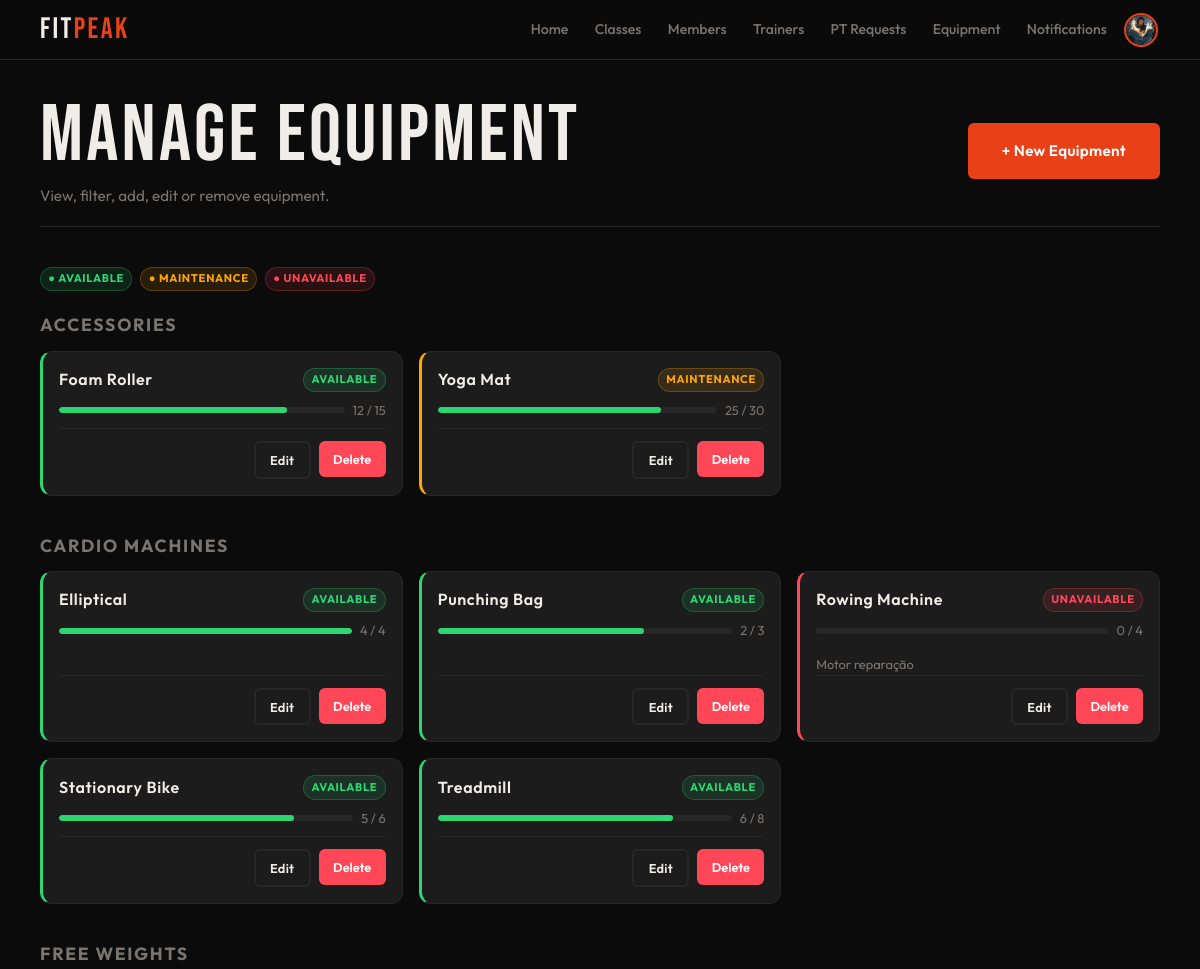
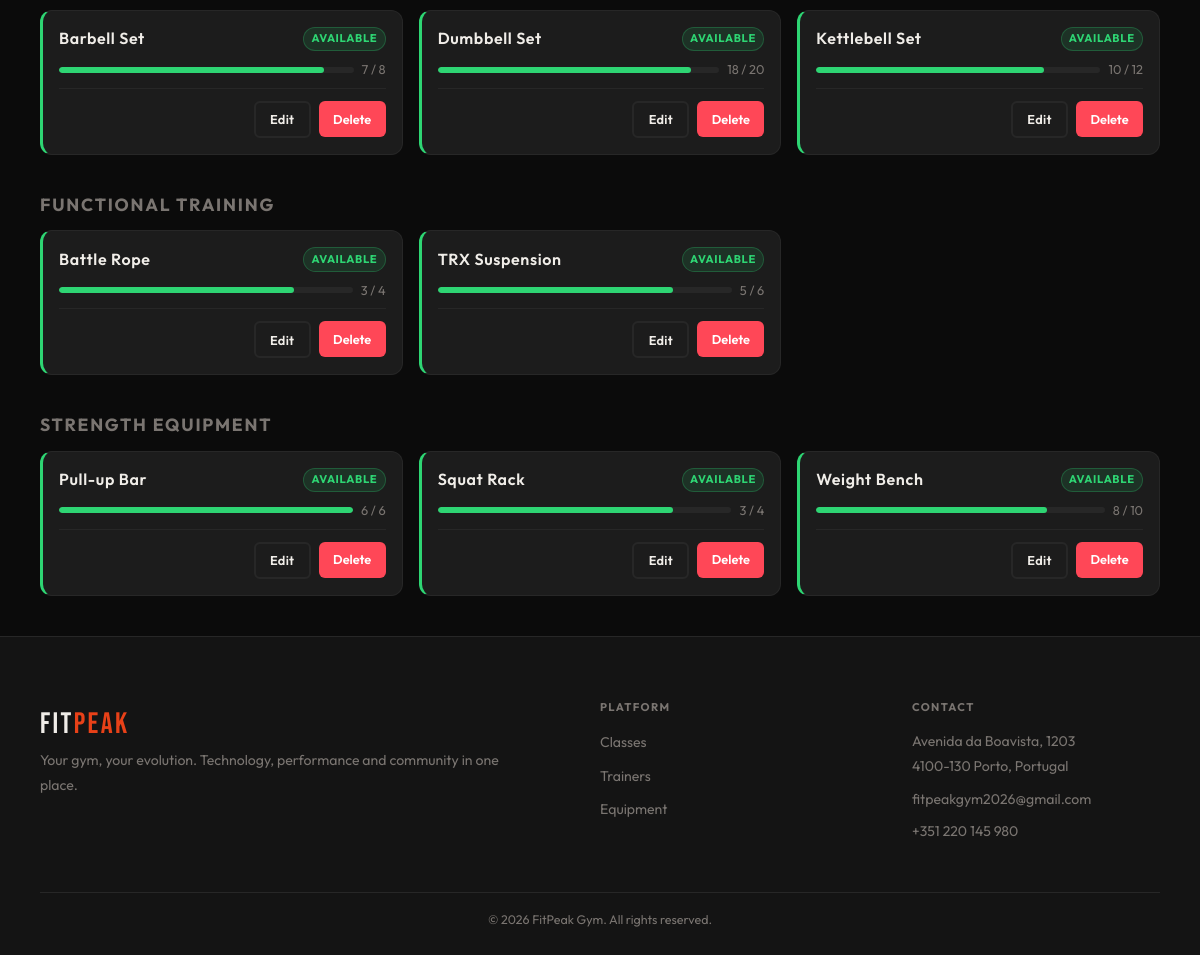
Page /admin/equipment.php?error=notfound (signed in) on the committed database (2 pictures, top to bottom).
### tables this page shows
CREATE TABLE equipment_categories (
    id          INTEGER PRIMARY KEY AUTOINCREMENT,
    name        TEXT    UNIQUE
                        NOT NULL,
    label       TEXT    NOT NULL,
    description TEXT,
    active      INTEGER NOT NULL
                        DEFAULT 1
);

CREATE TABLE equipment (
    id          INTEGER  PRIMARY KEY AUTOINCREMENT,
    name        TEXT     NOT NULL,
    category_id INTEGER  NOT NULL,
    quantity    INTEGER  NOT NULL
                         DEFAULT 1,
    available   INTEGER  NOT NULL
                         DEFAULT 1,
    status      TEXT     NOT NULL
                         DEFAULT 'available'
                         CHECK (status IN ('available', 'maintenance', 'unavailable') ),
    notes       TEXT,
    updated_at  DATETIME DEFAULT CURRENT_TIMESTAMP,
    FOREIGN KEY (
        category_id
    )
    REFERENCES equipment_categories (id) 
);

### db/equipment.php (called while the page is built, shortened)
<?php
function getAllEquipmentCategories($pdo) {
    $stmt = $pdo->prepare("
        SELECT id, name, label
        FROM equipment_categories
        WHERE active = 1
        ORDER BY label
    ");
    $stmt->execute();
    return $stmt->fetchAll(PDO::FETCH_ASSOC);
}
function getAllEquipment($pdo) {
    $sql = "
        SELECT
            e.*,
            ec.label AS category_label,
            ec.name AS category_name
        FROM equipment e
        JOIN equipment_categories ec ON e.category_id = ec.id
        ORDER BY ec.label, e.name
    ";
    $stmt = $pdo->prepare($sql);
    $stmt->execute();
    return $stmt->fetchAll(PDO::FETCH_ASSOC);
}

### template/equipment.php (the view, shortened to what this page needs)
<?php
function equipment_width_class($percentage) {
    $percentage = max(0, min(100, (int)$percentage));
    return 'avail-w-' . (round($percentage / 10) * 10);
}
function output_equipment_card($item, $memberPlan = null) {
    $id = (int)$item['id'];
    $name = htmlspecialchars($item['name']);
    $notes = htmlspecialchars($item['notes'] ?? '');
    $quantity = (int)$item['quantity'];
    $available = (int)$item['available'];
    $effectiveStatus = $available === 0 ? 'unavailable' : $item['status'];
    $percentage = $quantity > 0 ? round(($available / $quantity) * 100) : 0;
    $barLevel = $percentage <= 25 ? 'low' : ($percentage <= 60 ? 'medium' : '');
    $widthClass = equipment_width_class($percentage);
    $statusLabel = [
        'available' => 'Available',
        'maintenance' => 'Maintenance',
        'unavailable' => 'Unavailable'
    ][$effectiveStatus] ?? 'Unknown';
    $statusBadge = [
        'available' => 'badge-success',
        'maintenance' => 'badge-warning',
        'unavailable' => 'badge-danger'
    ][$effectiveStatus] ?? 'badge-muted';
    ?>
    <article class="equip-card status-<?= htmlspecialchars($effectiveStatus) ?>" data-eq-id="<?= $id ?>">
        <div class="equip-card-header">
            <h4 class="equip-name"><?= $name ?></h4>
            <span class="badge <?= $statusBadge ?>" data-status-badge><?= $statusLabel ?></span>
        </div>
        <div class="equip-availability">
            <div class="avail-bar">
                <div class="avail-fill <?= $barLevel ?> <?= $widthClass ?>"></div>
            </div>
            <span class="text-muted avail-text" data-avail>
                <?= $available ?> / <?= $quantity ?>
            </span>
        </div>
        <?php if ($notes !== ''): ?>
            <p class="equip-notes"><?= $notes ?></p>
        <?php endif; ?>
        <?php if (isset($_SESSION['active_role']) && $_SESSION['active_role'] === 'admin'): ?>
            <div class="equip-actions">
                <a href="edit_equipment.php?id=<?= $id ?>" class="secondary-button btn-sm">
                    Edit
                </a>
                <form method="post" action="delete_equipment.php" class="delete-equipment-link">
                    <button type="submit" class="delete-btn btn-sm">
                        Delete
                    </button>
                </form>
            </div>
        <?php endif; ?>
    </article>
    <?php
}
function output_equipment_grid($equipment, $categories, $memberPlan = null) {
    foreach ($categories as $cat) {
        $catId = (int)$cat['id'];
        $catLabel = htmlspecialchars($cat['label']);
        $catItems = array_filter($equipment, function ($item) use ($catId) {
            return (int)$item['category_id'] === $catId;
        });
        ?>
        <h3 class="category-title"><?= $catLabel ?></h3>
        <div class="equip-grid" data-category-id="<?= $catId ?>">
            <?php foreach ($catItems as $item): ?>
                <?php output_equipment_card($item, $memberPlan); ?>
            <?php endforeach; ?>
        </div>
        <?php
    }
}
    ?>

### css/base.css (style rules this page uses)
:root { --bg: #0b0b0b; --surface: #141414; --card: #1c1c1c; --border: #272727; --accent: #e84118; --accent-glow: rgba(232, 65, 24, 0.28); --text: #f0ede8; --muted: #7a7571; --success: #2ed573; --warning: #ffa502; --danger: #ff4757; --info: #1e90ff; --ff-display: 'Bebas Neue', sans-serif; --ff-body: 'Outfit', sans-serif; --sp-xs: 0.25rem; --sp-sm: 0.5rem; --sp-md: 1rem; --sp-lg: clamp(1rem, 3vw, 1.5rem); --sp-xl: clamp(1.5rem, 5vw, 2.5rem); --sp-2xl: clamp(2rem, 7vw, 4rem); --nav-h: 60px; --r-sm: 6px; --r-md: 12px; --r-pill: 999px; --touch: 44px; --max-w: 1200px; --shadow-a: 0 0 24px var(--accent-glow); --t: 0.22s cubic-bezier(0.4, 0, 0.2, 1); }
*, *::before, *::after { box-sizing: border-box; margin: 0; padding: 0; }
html { font-size: 16px; scroll-behavior: smooth; -webkit-text-size-adjust: 100%; }
body { font-family: var(--ff-body); background: var(--bg); color: var(--text); line-height: 1.6; min-height: 100dvh; display: flex; flex-direction: column; overflow-x: hidden; }
a { color: inherit; text-decoration: none; }
button { cursor: pointer; border: none; background: none; font: inherit; }
h1, h2, h3, h4, h5, h6 { font-family: var(--ff-display); letter-spacing: 0.04em; line-height: 1.1; font-weight: 400; }
h3, h4 { font-size: clamp(1rem, 2.5vw, 1.2rem); font-family: var(--ff-body); font-weight: 600; }
p { line-height: 1.75; }
.text-muted { color: var(--muted); }

### css/components.css (style rules this page uses)
.main-button, .secondary-button { display: inline-flex; align-items: center; justify-content: center; gap: 0.4em; min-height: var(--touch); border-radius: var(--r-sm); font-family: var(--ff-body); font-size: 0.95rem; font-weight: 600; letter-spacing: 0.02em; white-space: nowrap; cursor: pointer; transition: all var(--t); }
.secondary-button { background: transparent; border: 2px solid var(--border); color: var(--text); padding: 0.85rem 2rem; }
.btn-sm { padding: 0.4rem 0.9rem; font-size: 0.8rem; min-height: 36px; }
.badge { display: inline-flex; align-items: center; padding: 0.2em 0.65em; border-radius: var(--r-pill); font-size: 0.7rem; font-weight: 700; letter-spacing: 0.06em; text-transform: uppercase; white-space: nowrap; border: 1px solid transparent; }
.badge-success { background: rgba(46, 213, 115, 0.12); color: var(--success); border-color: rgba(46, 213, 115, 0.25); }
.badge-warning { background: rgba(255, 165, 2, 0.12); color: var(--warning); border-color: rgba(255, 165, 2, 0.25); }
.badge-danger { background: rgba(255, 71, 87, 0.12); color: var(--danger); border-color: rgba(255, 71, 87, 0.25); }

### rows in the picture
equipment_categories: label "ACCESSORIES"
equipment: name "Foam Roller", statusLabel "AVAILABLE", available "12", quantity "15"
equipment: name "Yoga Mat", statusLabel "MAINTENANCE", available "25", quantity "30"
equipment_categories: label "CARDIO MACHINES"
equipment: name "Elliptical", statusLabel "AVAILABLE", available "4", quantity "4"
equipment: name "Punching Bag", statusLabel "AVAILABLE", available "2", quantity "3"
equipment: name "Rowing Machine", available "UNAVAILABLE", available "0", quantity "4", notes "Motor reparação"
equipment: name "Stationary Bike", statusLabel "AVAILABLE", available "5", quantity "6"
equipment: name "Treadmill", statusLabel "AVAILABLE", available "6", quantity "8"
equipment_categories: label "FREE WEIGHTS"
equipment: name "Barbell Set", statusLabel "AVAILABLE", available "7", quantity "8"
equipment: name "Dumbbell Set", statusLabel "AVAILABLE", available "18", quantity "20"
equipment: name "Kettlebell Set", statusLabel "AVAILABLE", available "10", quantity "12"
equipment_categories: label "FUNCTIONAL TRAINING"
equipment: name "Battle Rope", statusLabel "AVAILABLE", available "3", quantity "4"
equipment: name "TRX Suspension", statusLabel "AVAILABLE", available "5", quantity "6"
equipment_categories: label "STRENGTH EQUIPMENT"
equipment: name "Pull-up Bar", statusLabel "AVAILABLE", available "6", quantity "6"
equipment: name "Squat Rack", statusLabel "AVAILABLE", available "3", quantity "4"
equipment: name "Weight Bench", statusLabel "AVAILABLE", available "8", quantity "10"
